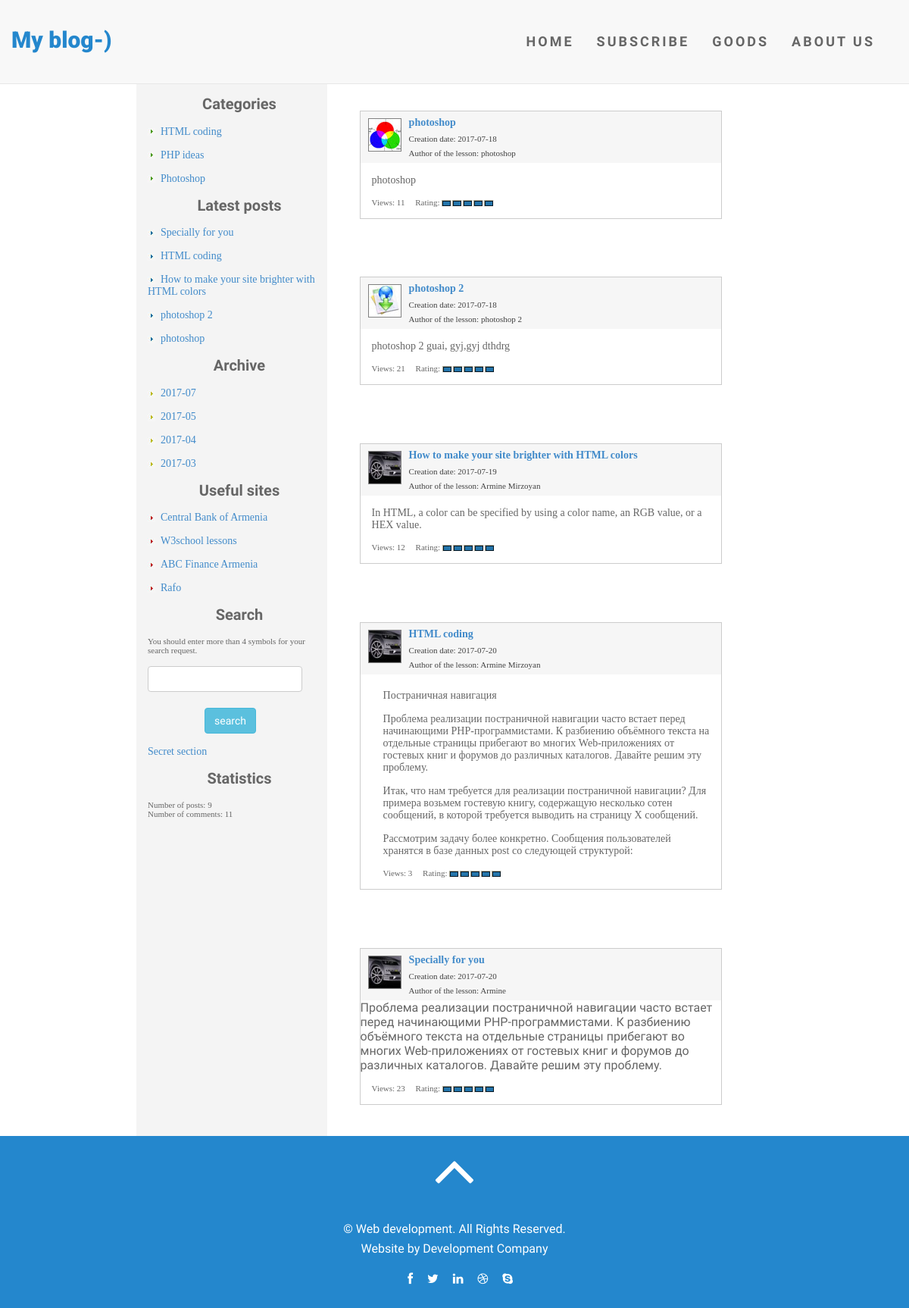
Screenshot of /view_date.php?date=2017-07 with the database file from the repository.
### tables this page shows
CREATE TABLE `categories` (
  `id` int(2) NOT NULL,
  `title` varchar(255) NOT NULL,
  `meta_d` varchar(255) NOT NULL,
  `meta_k` varchar(255) NOT NULL,
  `text` text NOT NULL
);

CREATE TABLE `data` (
  `id` int(5) NOT NULL,
  `cat` int(1) NOT NULL,
  `meta_d` varchar(255) NOT NULL,
  `meta_k` varchar(255) NOT NULL,
  `description` text NOT NULL,
  `text` text NOT NULL,
  `view` int(7) NOT NULL,
  `author` varchar(100) NOT NULL,
  `date` date NOT NULL,
  `mini_img` varchar(255) NOT NULL,
  `title` varchar(255) NOT NULL,
  `secret` int(1) DEFAULT '0',
  `rating` int(10) NOT NULL DEFAULT '5',
  `q_vote` int(10) NOT NULL DEFAULT '1'
);

CREATE TABLE `friends` (
  `id` int(11) NOT NULL,
  `link` varchar(255) NOT NULL,
  `title` varchar(255) NOT NULL
);

### view_date.php (the view, shortened to what this page needs)
<?php
include("blocks/db.php");
if (isset($_GET['date'])) {
    $date = $_GET['date'];
}
else {
    exit("<p>You want to address to a file without the required parameters. Check the address line on the browser!</p>");
}
$date_begin = $date;
$date++;
$date_end = $date;
$date_begin = $date_begin."-01";
$date_end = $date_end."-01";
?>
<link href="css/bootstrap.min.css" rel="stylesheet">
<link href="css/bootstrap.min.css" rel="stylesheet">
<link rel="stylesheet" href="css/font-awesome.min.css">
<link href="css/animate.min.css" rel="stylesheet">
<link href="css/animate.css" rel="stylesheet" />
<link href="css/prettyPhoto.css" rel="stylesheet">
<link href="css/style.css" rel="stylesheet">
<div class="main_border">
    <?php include("blocks/header.php") ?>
    <div id="main">
        <?php include ("blocks/left.php") ?>
        <div id="right">
            <?php $n = 0;
            include ('blocks/nav.php');
            ?>
            <?php
            $result = mysqli_query($db, "SELECT id, title, description, author, mini_img, date, view, rating, q_vote FROM data WHERE secret=0 AND date>'$date_begin'
AND date<'$date_end'");
if (mysqli_num_rows($result) > 0){
    $myrow = mysqli_fetch_array($result);
    do {
        $r = $myrow['rating']/$myrow['q_vote'];
        $r = intval($r);
        printf(
            "<br><table class='post' align = 'center'>
                <tr>
                    <td class='post_title'>
                    <p class='post_name'><img class='mini' align='left' src='%s'><a href='view_post.php?id=%s'>%s</a></p>
                    <p class='post_adds'>Creation date: %s</p>
                    <p class='post_adds'>Author of the lesson: %s</p></td >
                </tr >
                <tr >
                    <td>%s <p class='post_view'>Views: %s &nbsp;&nbsp;&nbsp; Rating: <img src='img/%s.gif'></p></td>
                </tr >
            </table ><br><br>", $myrow['mini_img'], $myrow['id'], $myrow['title'], $myrow['date'], $myrow['author'], $myrow['description'], $myrow['view'], $r);
    } while (
        $myrow = mysqli_fetch_array($result)
    );
}
else
{
    echo "<p>There is no information in the database to show.</p>";
    exit();
}
            ?>
        </div>
    </div>
    <?php include ("blocks/footer.php") ?>
</div>

### blocks/left.php (shortened to what this page needs)
<div id="left">
    <div class="nav_title">Categories</div>
    <?php
    $result2 = mysqli_query($db, "SELECT * FROM categories");
    if (mysqli_num_rows($result2) > 0) {
        $myrow2 = mysqli_fetch_array($result2);
        do {
            printf("<p class='point'><img src='img/arr.jpg' height='10px' width='10px'>&nbsp;&nbsp;<a class='nav_link' href='view_cat.php?cat=%s'>%s</a></p>",$myrow2['id'], $myrow2['title']);
        }
        while ($myrow2 = mysqli_fetch_array($result2));
    }
    else {
        echo "<p>There is no data in the database</p>";
        exit();
    }
    ?>
    <div class="nav_title">Latest posts</div>
    <?php
    $result3 = mysqli_query($db, "SELECT id, title FROM data WHERE secret=0 ORDER BY id DESC LIMIT 5");
    if (mysqli_num_rows($result3) > 0) {
        $myrow3 = mysqli_fetch_array($result3);
        do {
            printf("<p class='point'><img src='img/arr2.jpg' height='10px' width='10px'>&nbsp;&nbsp;<a class='nav_link' href='view_post.php?id=%s'>%s</a></p>",$myrow3['id'], $myrow3['title']);
        }
        while ($myrow3 = mysqli_fetch_array($result3));
    }
    else {
        echo "<p>There is no data in the database</p>";
        exit();
    }
    ?>
    <div class="nav_title">Archive</div>
    <?php
    $result4 = mysqli_query($db, "SELECT DISTINCT left(date,7) AS month FROM data ORDER BY month DESC");
    if (mysqli_num_rows($result4) > 0) {
        $myrow4 = mysqli_fetch_array($result4);
        do {
            printf("<p class='point'><img src='img/arr3.jpg' height='10px' width='10px'>&nbsp;&nbsp;<a class='nav_link' href='view_date.php?date=%s'>%s</a></p>",$myrow4['month'], $myrow4['month']);
        }
        while ($myrow4 = mysqli_fetch_array($result4));
    }
    else {
        echo "<p>There is no data in the database</p>";
        exit();
    }
    ?>
    <div class="nav_title">Useful sites</div>
    <?php
    $result5 = mysqli_query($db, "SELECT title, link FROM friends");
    if (mysqli_num_rows($result5) > 0) {
        $myrow5 = mysqli_fetch_array($result5);
        do {
            printf("<p class='point'><img src='img/arr4.jpg' height='10px' width='10px'>&nbsp;&nbsp;<a class='nav_link' href='%s' target='_blank'>%s</a></p>",$myrow5['link'], $myrow5['title']);
        }
        while ($myrow5 = mysqli_fetch_array($result5));
    }
    else {
        echo "<p>There is no data in the database</p>";
        exit();
    }
    ?>
    <div class="nav_title">Search</div>
    <div class="search"><form method="post" action="view_search.php" name="form_s">
            <p class="search_t">You should enter more than 4 symbols for your search request.</p>
            <p><input type="text" name="search" size="20" maxlength="40" class="btn btn-default"></p>
                <input type="submit" class="search_b btn btn-info" name="submit_s" value="search">
        </form>
    </div>
    <p><a href="secret.php">Secret section</a></p>
    <div class="nav_title">Statistics</div>
   <?php
    $result10 = mysqli_query ($db,"SELECT COUNT(*) FROM data");
    $sum = mysqli_fetch_array($result10);
    $result11 = mysqli_query ($db,"SELECT COUNT(*) FROM comments");
    $sum2 = mysqli_fetch_array($result11);
    echo "<p class='comments'>Number of posts: $sum[0]<br>Number of comments: $sum2[0]</p>"
?>
</div>

### css/style.css (style rules this page uses)
#main { min-height: 520px; margin: 0 auto; padding: 0 auto; width: 70%; }
.main_border { position: relative; top: 110px; }
p { font: 14px "Verdana"; color: #666666; margin: 15px; }
h1, h2, h3, h4, h5, h6 { margin-left: 15px; color: #666666; }
#left { float: left; width: 30%; display: inline-block; background-color: #f4f4f4; }
#right { float: left; width: 60%; padding-top: 10px; margin-left: 30px; vertical-align: top; background-color: white; display: inline-block; }
.search_t { font-size: 11px; }
.search_b { margin-top: 6px; margin-left: 90px; }
.nav_title { margin-top: 15px; margin-left: 20px; font-weight: bold; text-align: center; font-size: 20px; }
.comments { font-family:Verdana; font-size:11px; color: #666666; }
.post { border: 1px solid #cccccc; width: 95%; }
.post_title { background-color: #f6f6f6; }
.post_name { font-weight: bold; margin: 7px 0; }
.post_adds { font-size: 11px; margin: 7px 0; color: #424242; }
.post_view { font-size: 11px; color: #666666; }
.mini { margin: 2px 10px 0 10px; border: 1px solid gray; }

### rows the page displays
categories: title "HTML coding"
categories: title "PHP ideas"
categories: title "Photoshop"
data: title "Specially for you", mini_img (picture), date "2017-07-20", author "Armine", description "Проблема реализации постраничной навигации часто встает перед начинающими PHP-программистами. К разбиению объёмного текста на отдельные страницы прибегают во многих Web-приложениях от гостевых книг и форумов до различных каталогов. Давайте решим эту проблему.", view "23"
data: title "HTML coding", mini_img (picture), date "2017-07-20", author "Armine Mirzoyan", description "Постраничная навигация Проблема реализации постраничной навигации часто встает перед начинающими PHP-программистами. К разбиению объёмного текста на отдельные страницы прибегают во многих Web-приложениях от гостевых книг и форумов до различных каталогов. Давайте решим эту проблему. Итак, что нам требуется для реализации постраничной навигации? Для примера возьмем гостевую книгу, содержащую несколько сотен сообщений, в которой требуется выводить на страницу Х сообщений. Рассмотрим задачу более конкретно. Сообщения пользователей хранятся в базе данных post со следующей структурой:", view "3"
data: title "How to make your site brighter with HTML colors", mini_img (picture), date "2017-07-19", author "Armine Mirzoyan", description "In HTML, a color can be specified by using a color name, an RGB value, or a HEX value.", view "12"
data: title "photoshop 2", mini_img (picture), date "2017-07-18", author "photoshop 2", description "photoshop 2 guai, gyj,gyj dthdrg", view "21"
data: title "photoshop", mini_img (picture), date "2017-07-18", author "photoshop", description "photoshop", view "11"
friends: title "Central Bank of Armenia"
friends: title "W3school lessons"
friends: title "ABC Finance Armenia"
friends: title "Rafo"

### other values shown
$myrow4['month'] "2017-07"
$myrow4['month'] "2017-05"
$myrow4['month'] "2017-04"
$myrow4['month'] "2017-03"
$sum[0] "9"
$sum2[0] "11"
